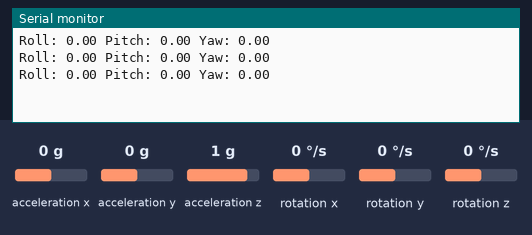
A sketch run on a simulated Arduino Uno, built with avr-gcc and run on an emulated ATmega328P. Parts: the last lines printed to the serial monitor. The inputs (shaded band) are chosen by the test bench; at power-on: acceleration y 0 g, acceleration z 1 g, acceleration x 0 g, rotation x 0 °/s, rotation y 0 °/s, rotation z 0 °/s.

Above: at 1.2 s.
1.3 s: acceleration y set to -1.4 g
At 1.9 s:
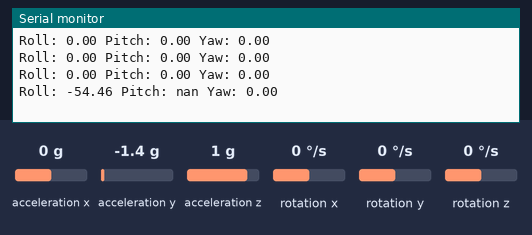
3.5 s: acceleration z set to -1.4 g
At 4.0 s:
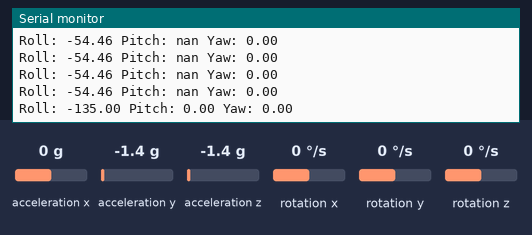
5.0 s: acceleration x set to -1.4 g
At 5.5 s:
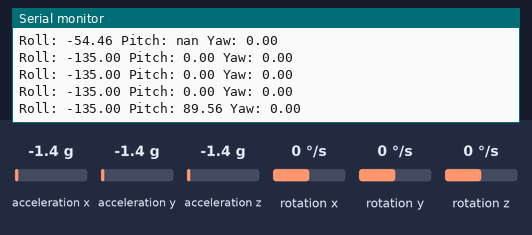
6.5 s: rotation x set to -192 °/s
At 7.0 s:
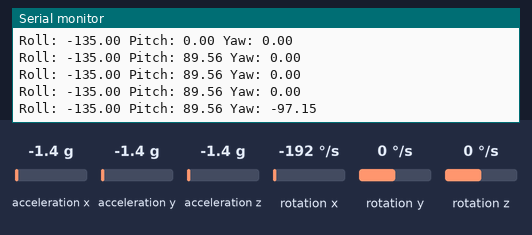
Timing chart, 0 to 9.0 s (numbered marks = the images above; inputs shaded):
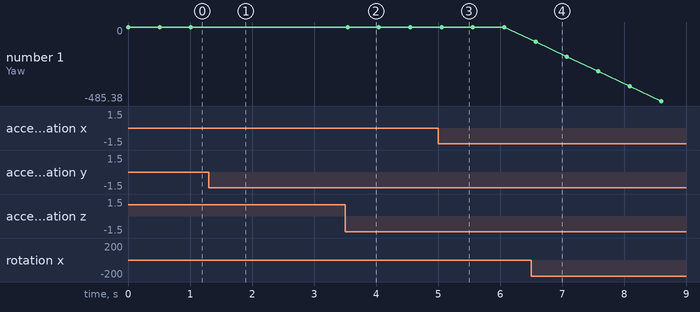

Measured:
- after the input at 1.3 s, the serial monitor: prints a new line after 0.22 s (image 1)
- after the input at 3.5 s, the serial monitor: prints a new line at once (image 2)
- after the input at 5.0 s, the serial monitor: prints a new line after 0.06 s (image 3)
- after the input at 6.5 s, the serial monitor: prints a new line after 0.07 s (image 4)
- plotted number 1: 0 → -485.38 after the input at 6.5 s

The sketch:

Angle_code.ino
```cpp
#include <Wire.h>
#include <MPU6050.h>

MPU6050 mpu;

void setup() {
  Serial.begin(9600);
  Wire.begin();
  mpu.initialize();

  // Verify connection
  if (!mpu.testConnection()) {
    Serial.println("MPU6050 connection failed");
    while (1);
  }

  // Calibrate MPU6050
  mpu.CalibrateGyro(6);
  mpu.CalibrateAccel(6);
}

void loop() {
  int16_t ax, ay, az;
  int16_t gx, gy, gz;
  float roll, pitch, yaw;
  static float yaw_angle = 0;  // Accumulated yaw angle
  static unsigned long last_time = 0;  // Time of the last update

  // Read raw accel/gyro measurements from device
  mpu.getMotion6(&ax, &ay, &az, &gx, &gy, &gz);

  // Convert raw data to angles (roll and pitch)
  roll = atan2(ay, az) * 180 / PI;
  pitch = atan2(-ax, sqrt(ay * ay + az * az)) * 180 / PI;

  // Calculate time difference for yaw integration
  unsigned long current_time = millis();
  float dt = (current_time - last_time) / 1000.0;  // Convert to seconds
  last_time = current_time;

  // Integrate gyroscope data to get yaw angle
  yaw_angle += gx * dt / 131.0;  // Convert raw gyroscope data to degrees/sec

  // Print angles
  Serial.print("Roll: "); Serial.print(roll);
  Serial.print(" Pitch: "); Serial.print(pitch);
  Serial.print(" Yaw: "); Serial.println(yaw_angle);

  delay(500);
}
```
